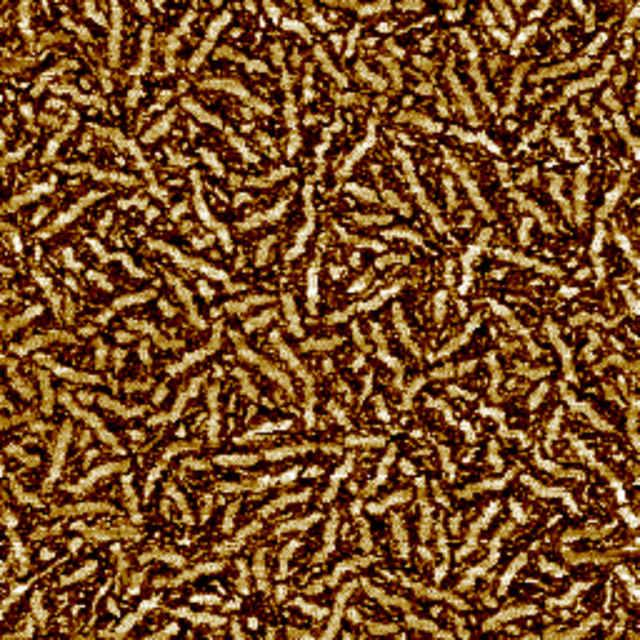
%> input picture _data/sampleimage.jpg, 640 x 640 px
$ octave --eval "result = AUTO_CLEAN(rgb2gray(imread('sampleimage.jpg')));"   (GNU Octave 9; MATLAB toolbox functions it lacks are replaced by stand-ins)
%> lines starting %> are read from the running program, lines starting %| are printed output that depends on the picture
### _data/AFRAC.m
function out = AFRAC(bwim)
%% Area Fraction of black and white image

[m,n] = size(bwim);
out = sum(sum(bwim))/(m*n);

end

### _data/AUTO_CLEAN.m
function out = AUTO_CLEAN(bwim)

points=50;
values = round(linspace(0,500,points));
AF = zeros(1,points);

for ii = 1:points
    cleanim = bwareaopen(bwim,values(ii));
    AF(ii) = AFRAC(cleanim);
    if mod(ii,10) == 0
        figure
        imshow(cleanim)
    end
%     figure
%     imshow(bwim)
end
%> this loop made 50 passes
%> pass 1, in AUTO_CLEAN, `cleanim = bwareaopen(bwim,values(ii));`:
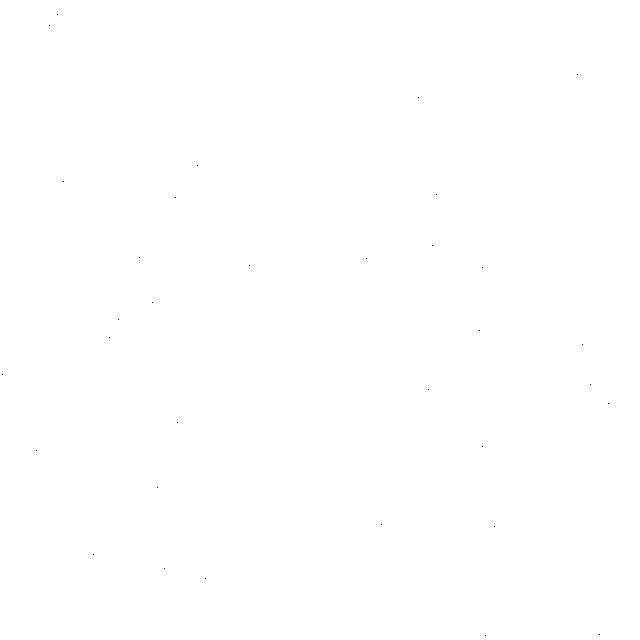
%> cleanim: size 640x640 logical; 100% white; black in thin lines or dots
%> after the loop, AF = 50 values from 1 to 1

figure
plot(values,AF,'ob')
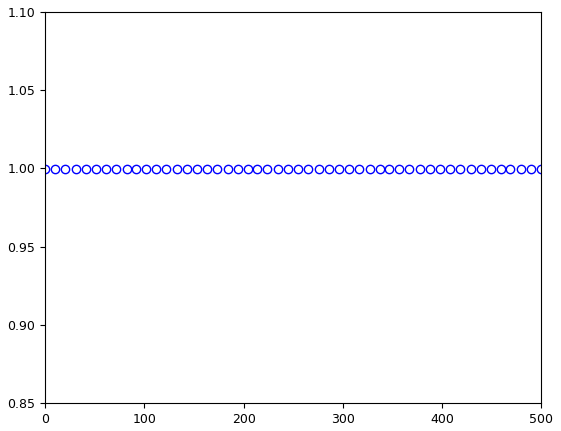
%> figure redrawn from the program's plot data

end
%> (the run ends here)
